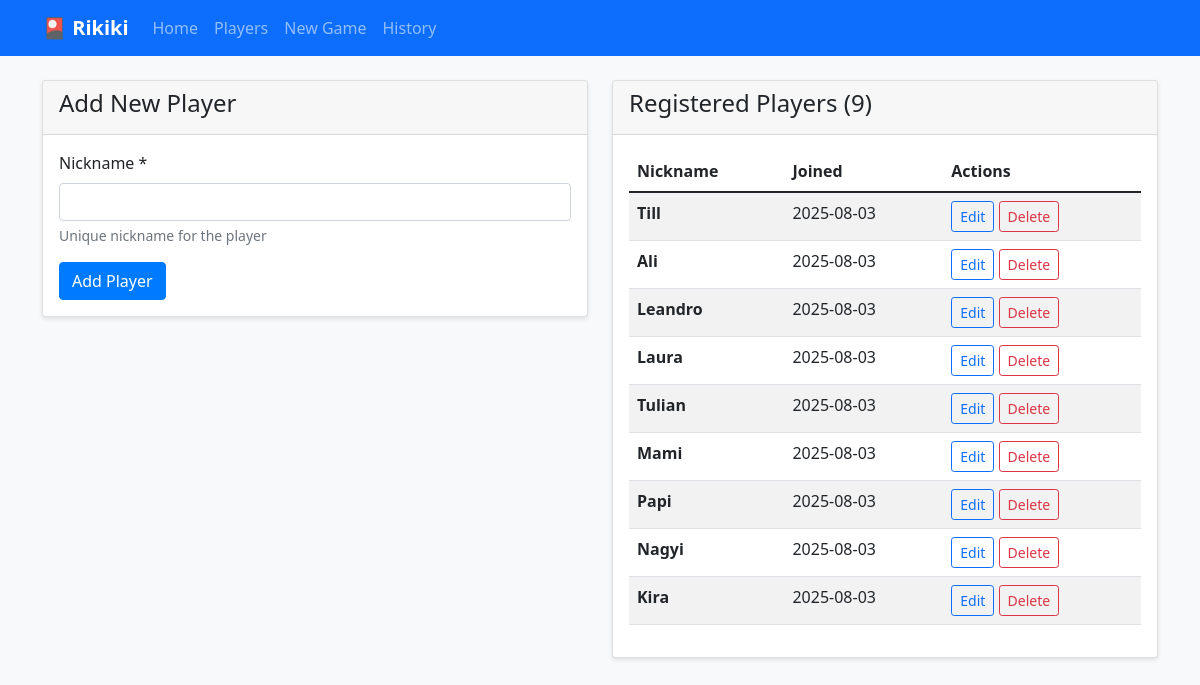
The page /players on the database its author committed.
### app.py (models this page shows, shortened)
class Player(db.Model):
    id = db.Column(db.Integer, primary_key=True)
    nickname = db.Column(db.String(50), unique=True, nullable=False)
    created_at = db.Column(db.DateTime, default=datetime.utcnow)

### app.py (the view, shortened to what this page needs)
@app.route('/players', methods=['GET', 'POST'])
def players():
    players = Player.query.all()
    return render_template('players.html', players=players)

### templates/players.html (shortened to what this page needs)
{% extends "base.html" %}
{% block content %}
<div class="row">
    <div class="col-md-6">
        <div class="card">
            <div class="card-header">
                <h4>Add New Player</h4>
            </div>
            <div class="card-body">
                <form method="POST">
                    <div class="mb-3">
                        <label for="nickname" class="form-label">Nickname *</label>
                        <input type="text" class="form-control" id="nickname" name="nickname" required>
                        <div class="form-text">Unique nickname for the player</div>
                    </div>
                    <button type="submit" class="btn btn-primary">Add Player</button>
                </form>
            </div>
        </div>
    </div>
    <div class="col-md-6">
        <div class="card">
            <div class="card-header">
                <h4>Registered Players ({{ players|length }})</h4>
            </div>
            <div class="card-body">
                {% if players %}
                    <div class="table-responsive">
                        <table class="table table-striped">
                            <thead>
                                <tr>
                                    <th>Nickname</th>
                                    <th>Joined</th>
                                    <th>Actions</th>
                                </tr>
                            </thead>
                            <tbody>
                                {% for player in players %}
                                    <tr>
                                        <td><strong>{{ player.nickname }}</strong></td>
                                        <td>{{ player.created_at.strftime('%Y-%m-%d') }}</td>
                                        <td>
                                            <a href="{{ url_for('edit_player', player_id=player.id) }}" class="btn btn-sm btn-outline-primary">Edit</a>
                                            <form method="POST" action="{{ url_for('delete_player', player_id=player.id) }}" style="display: inline;" onsubmit="return confirm('Are you sure you want to delete {{ player.nickname }}?')">
                                                <button type="submit" class="btn btn-sm btn-outline-danger">Delete</button>
                                            </form>
                                        </td>
                                    </tr>
                                {% endfor %}
                            </tbody>
                        </table>
                    </div>
                {% else %}
                    <p class="text-muted">No players registered yet. Add your first player above!</p>
                {% endif %}
            </div>
        </div>
    </div>
</div>
{% endblock %}

### templates/base.html (style rules this page uses)
body { background-color: #f8f9fa; }
.card { box-shadow: 0 2px 4px rgba(0,0,0,0.1); }
.btn-primary { background-color: #007bff; border-color: #007bff; }

### rows shown on the page
Player: nickname "Till", created_at "2025-08-03"
Player: nickname "Ali", created_at "2025-08-03"
Player: nickname "Leandro", created_at "2025-08-03"
Player: nickname "Laura", created_at "2025-08-03"
Player: nickname "Tulian", created_at "2025-08-03"
Player: nickname "Mami", created_at "2025-08-03"
Player: nickname "Papi", created_at "2025-08-03"
Player: nickname "Nagyi", created_at "2025-08-03"
Player: nickname "Kira", created_at "2025-08-03"

### other values the page prints
{{ players|length }} "9"
